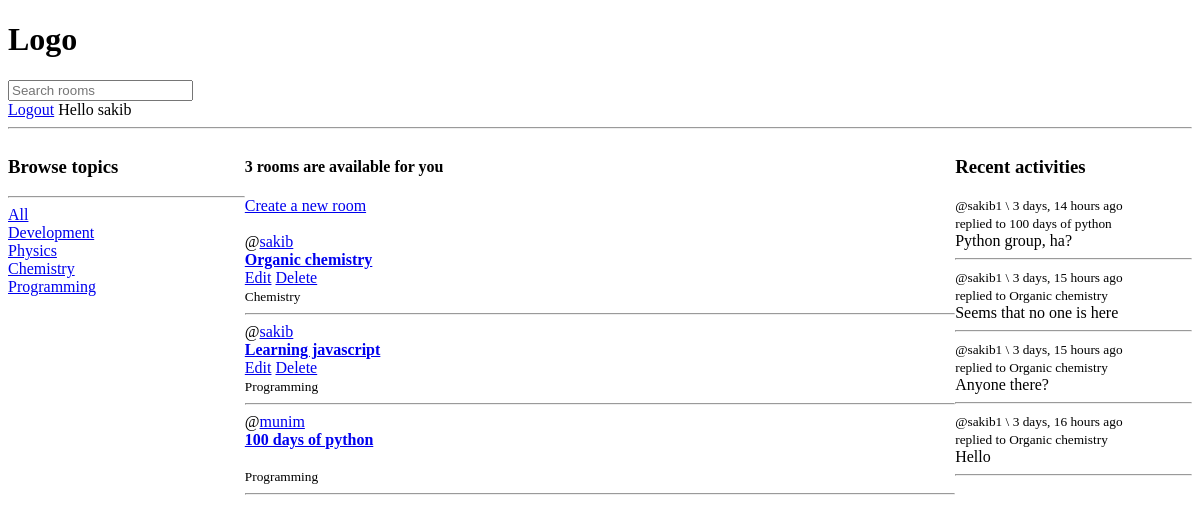
The app's page / (signed in), older data.
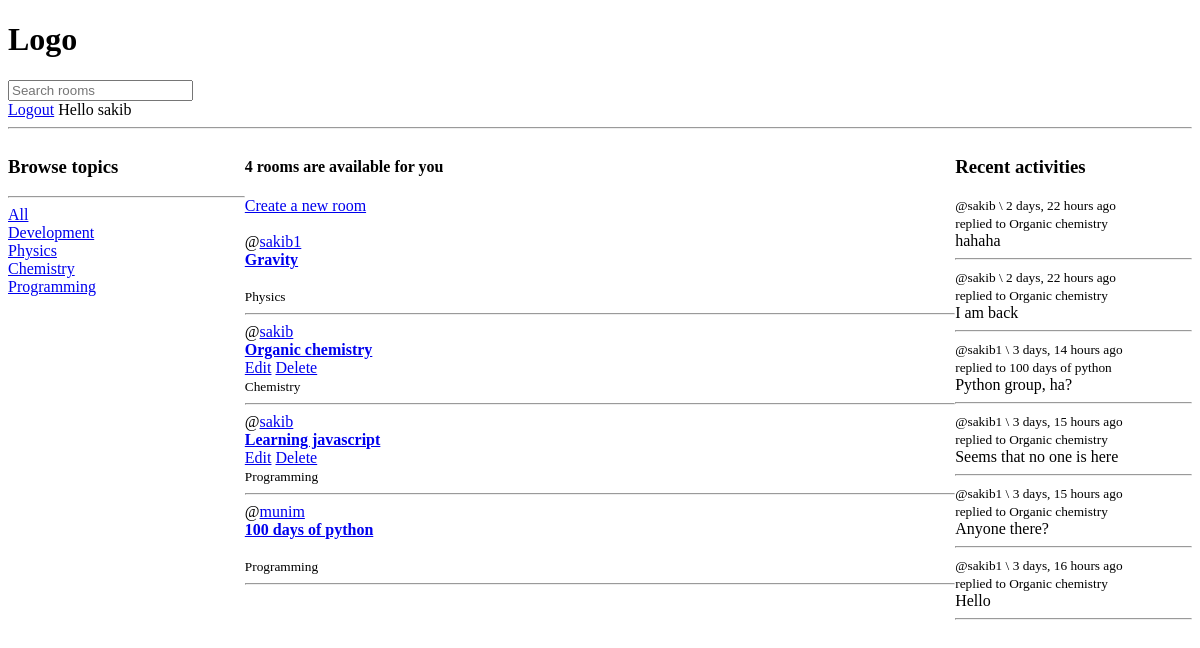
The same page, newer data.
### base/models.py (models this page shows, shortened)
class Topic(models.Model):
    name = models.CharField(max_length=200)

class Room(models.Model):
    host = models.ForeignKey(User, on_delete=models.SET_NULL, null=True)
    topic = models.ForeignKey(Topic, on_delete=models.SET_NULL, null=True)
    name = models.CharField(max_length=200)
    description = models.TextField(null = True, blank = True)
    participants = models.ManyToManyField(User, related_name='participants', blank=True)
    updated = models.DateTimeField(auto_now=True)
    created = models.DateTimeField(auto_now_add=True)
    class Meta:
        ordering = ['-created']
    def __str__(self):
        return self.name

class Message(models.Model):
    user = models.ForeignKey(User, on_delete=models.CASCADE)
    room = models.ForeignKey(Room, on_delete=models.CASCADE)
    body = models.TextField(blank = False)
    updated = models.DateTimeField(auto_now=True)
    created = models.DateTimeField(auto_now_add=True)
    def __str__(self):
        return self.body[0:50]

### base/views.py (the view)
# urls.py: path('', home, name='home'),
@login_required(login_url='login')
def home(request):
    q = request.GET.get('q') if request.GET.get('q') != None else ''
    rooms = Room.objects.filter(Q(topic__name__icontains = q) |
                                Q(name__icontains = q) |
                                Q(host__username__icontains = q) |
                                Q(description__icontains = q))
    topics = Topic.objects.all()
    room_count = rooms.count()
    msgs = Message.objects.filter(Q(room__name__icontains=q) | Q(room__topic__name__icontains=q)).order_by('-created')
    context = {'rooms':rooms, 'topics':topics, 'room_count':room_count, 'msgs':msgs}
    return render(request, 'base/home.html', context)

### base/templates/base/home.html
{% extends "base/main.html" %}
{% block content %}
    {% if room_count > 1 %}
        <h4>{{room_count}} rooms are available for you</h4>
    {% elif room_count == 0 %}
        <h4>No room is available for you</h4>
    {% else %}
        <h4>Only one room is available for you</h4>
    {% endif %}
    <a href="{% url 'create_room' %}">Create a new room</a>
    <br>
    <br>
        {% for room in rooms %}
            @<a href="{% url 'profile' room.host.id %}">{{room.host.username}}</a><br>
            <strong><a href="{% url 'room' room.id %}">{{room.name}}</a></strong>
            <br>
            {% if request.user == room.host %}
                <a href="{% url 'update_room' room.id %}">Edit</a>
                <a href="{% url 'delete_room' room.id %}">Delete</a>
            {% endif %}
            <br>
            <small>{{room.topic.name}}</small>
            <hr>
        {% endfor %}
{% endblock content %}

### base/templates/base/main.html (shortened to what this page needs)
<!DOCTYPE html>
<html>
    <head>
        <link rel="stylesheet" href="">
    </head>
    <body>
        {% include 'base/navbar.html' %}
        <div class="home-container">
            <div>
                {% include 'base/topics.html' %}
            </div>
            <div>
                {% block content %}
                {% endblock content %}
            </div>
            <div>
                {% include 'base/activities.html' %}
            </div>
        </div>
    </body>
</html>

### base/templates/base/navbar.html
{% if request.user.is_authenticated %}
    <h1>Logo</h1>
        <span>
            <form action="{% url 'home' %}">
                <input type="text" name = 'q' placeholder="Search rooms">
            </form>
            {% if request.user.is_authenticated %}
                <a href="{% url 'logout' %}">Logout</a>
            {% else %}
                <a href="{% url 'login' %}">Login</a>
            {% endif %}
        </span>
        {% if request.user.is_authenticated %}
            <span>Hello {{request.user}}</span>
        {% endif %}
    <hr>
{% endif %}

### base/templates/base/topics.html
{% if request.user.is_authenticated %}
    <h3>Browse topics</h3>
    <hr>
        <div>
            <a href="{% url 'home' %}">All</a>
            <br>
        </div>
    {% for topic in topics %}
        <div>
            <a href="{% url 'home' %}?q={{topic.name}}">{{topic.name}}</a>
            <br>
        </div>
    {% endfor %}
{% endif %}

### base/templates/base/activities.html
{% if request.user.is_authenticated %}
    <h3>Recent activities</h3>
    {% for msg in msgs %}
        <small>@{{msg.user}} \ {{msg.created | timesince}} ago</small><br>
        <small>replied to {{msg.room}}</small>
        <div>{{msg}}</div>
        <hr>
    {% endfor %}
{% endif %}

### base/templates/base/main.html (style rules this page uses)
.home-container { display: grid; grid-template-columns: 1fr 3fr 1fr; }

Row changes from the older to the newer data that the page shows:
added Room: host.username "sakib1", name "Gravity", topic.name "Physics"
added Message: user "sakib", created "2 days, 22 hours", room "Organic chemistry", body "hahaha"
added Message: user "sakib", created "2 days, 22 hours", room "Organic chemistry", body "I am back"
Text that changed along with them:
{{ room_count }}: "3" → "4"
